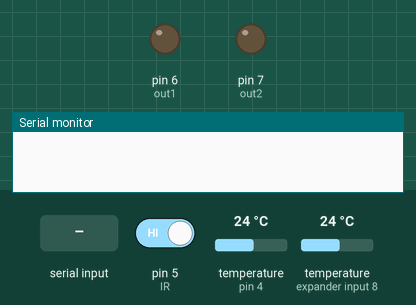
Simulated run of this sketch. Board: Arduino Uno, built with avr-gcc and run on an emulated ATmega328P. On the bench: output pins drawn as LEDs (lit = HIGH), the last lines printed to the serial monitor. The test bench sets the inputs (shaded band); at power-on: pin 5 (IR) HIGH, temperature (sensors on pin 4, expander input 8) 24 °C.

Above: at 1.2 s.
1.3 s: pin 5 (IR) driven LOW
5.5 s: "1" received over Serial
At 10.2 s:
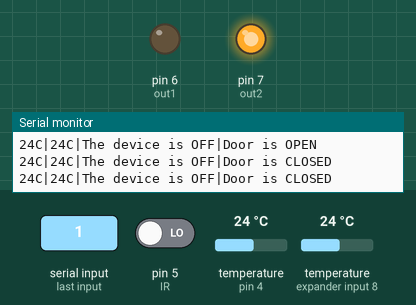
10.6 s: pin 5 (IR) driven HIGH
At 13.4 s:
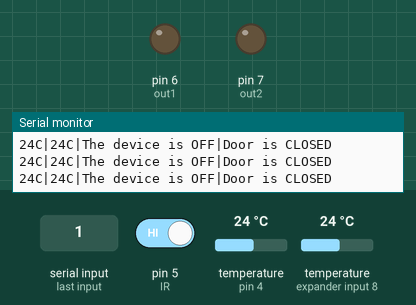
Timing chart, 0 to 14.9 s (numbered marks = the images above; inputs shaded):
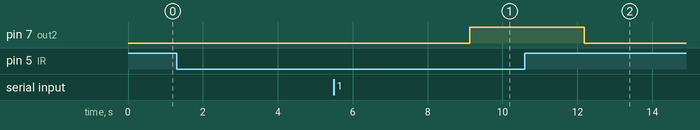

Measured:
- after the input at 5.5 s, pin 7 (out2): LOW → HIGH after 3.6 s
- after the input at 10.6 s, pin 7 (out2): HIGH → LOW after 1.6 s

The sketch:

UV_Steriliser.ino
```cpp
#include <SoftwareSerial.h>
SoftwareSerial BTserial(0, 1); // RX | TX
#include <OneWire.h>
#include <DallasTemperature.h>
#define ONE_WIRE_BUS 4
OneWire oneWire(ONE_WIRE_BUS);
DallasTemperature sensors(&oneWire);
int in;
unsigned long starttime;
unsigned long endtime;
unsigned long st;
unsigned long et;
int loopcount = 0;
String pstate;
String dstate;
int sec;
int IR = 5;
int out1 = 6;
int out2 = 7;
void printing(){


  delay(3000);

}
int checkTemp1(){
  int temp1;
  int r;
  sensors.requestTemperatures();
  temp1=(int)sensors.getTempCByIndex(0);
  if(temp1<60){
     r=temp1;
  }
  return r;
}
int checkTemp2(){
  int temp2;
  int r;
  sensors.requestTemperatures();
  temp2 = (int)sensors.getTempCByIndex(1);
  if(temp2<60){
    r=temp2;
  }
  return r;
}
int checkDoor(){
  int dval;
  int r=0;
  dval = digitalRead(IR);
  if(dval==0){
    r=0;
  }
  else{
    r=1;
  }
  return r;
}

void setup() {
  BTserial.begin(9600);
  Serial.begin(9600);
  sensors.begin();
  pinMode(IR, INPUT);
  pinMode(out1, OUTPUT);
  pinMode(out2, OUTPUT);

}

void loop() {
 pstate = "The device is OFF";
  if(checkDoor() == 0){
    dstate="Door is CLOSED";
  }
  else{
    dstate="Door is OPEN";
  }

  if (Serial.available() > 0)
  {
    in = Serial.read();
    sec = in * 1000;
    starttime = millis();
    endtime = starttime;
    while ((endtime - starttime) <= sec)
    {
      if(checkTemp1()<60 && checkTemp2()< 80 && checkDoor()==0)
      {
        digitalWrite(out2, HIGH);
        int t1=checkTemp1();
        int t2=checkTemp2();
        Serial.print(t1);
        Serial.print("C");
        Serial.print("|");
        Serial.print(t2);
        Serial.print("C");
        Serial.print("|");
        Serial.print(pstate);
        Serial.print("|");
        Serial.println(dstate);
        loopcount = loopcount + 1;
        endtime = millis();
        pstate = "The device is ON";
      }
     else
     {
      digitalWrite(out1, LOW);
      digitalWrite(out2, LOW);
      pstate = "The device is OFF";
      break;
     }
    }
    digitalWrite(out1, LOW);
    digitalWrite(out2, LOW);
    pstate = "The device is OFF";
  }
  int t1=checkTemp1();
  int t2=checkTemp2();
  Serial.print(t1);
  Serial.print("C");
  Serial.print("|");
  Serial.print(t2);
  Serial.print("C");
  Serial.print("|");
  Serial.print(pstate);
  Serial.print("|");
  Serial.println(dstate);
  delay(1000);
}
```
